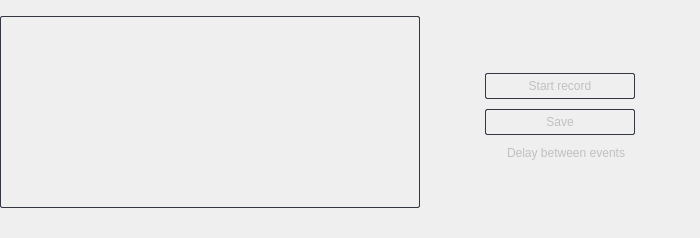
             <widget class="QWidget" name="page_2_3">
              <layout class="QGridLayout" name="gridLayout_22">
               <property name="leftMargin">
                <number>0</number>
               </property>
               <property name="topMargin">
                <number>16</number>
               </property>
               <property name="rightMargin">
                <number>0</number>
               </property>
               <property name="bottomMargin">
                <number>30</number>
               </property>
               <property name="horizontalSpacing">
                <number>0</number>
               </property>
               <property name="verticalSpacing">
                <number>10</number>
               </property>
               <item row="0" column="0" rowspan="5">
                <widget class="QListWidget" name="lstWdgt_mcrs_evnts_lst">
                 <property name="minimumSize">
                  <size>
                   <width>420</width>
                   <height>0</height>
                  </size>
                 </property>
                 <property name="maximumSize">
                  <size>
                   <width>420</width>
                   <height>16777215</height>
                  </size>
                 </property>
                 <property name="font">
                  <font>
                   <family>Tahoma</family>
                   <pointsize>10</pointsize>
                   <stylestrategy>PreferAntialias</stylestrategy>
                   <kerning>true</kerning>
                  </font>
                 </property>
                 <property name="focusPolicy">
                  <enum>Qt::NoFocus</enum>
                 </property>
                 <property name="styleSheet">
                  <string notr="true">QListWidget {
	background-color: transparent;
	color: silver;
	padding: 5px 5px 5px 5px;
	border-color: #333742;
	border-style: solid;
	border-width: 1px;
	border-radius: 2px;
}
QListView::item {
	height: 26px;
}
QListView::item:hover {
	background-color: #50308cc6;
	color: silver;
}
QListView::item:selected {
	background-color: #50308cc6;
	color: silver;
}
QScrollBar:vertical {
	border: 0px;
	background-color: transparent;
	width: 10px;
	padding: 0 0 0 5px;
}
QScrollBar::handle:vertical {
	background-color: #2c3038;
	min-height: 26px;
}
QScrollBar::add-line:vertical, QScrollBar::sub-line:vertical {
	border: 0px;
	background-color: transparent;
	height: 0px;
}
QScrollBar::add-page:vertical, QScrollBar::sub-page:vertical {
	background-color: transparent;
 }</string>
                 </property>
                 <property name="frameShape">
                  <enum>QFrame::NoFrame</enum>
                 </property>
                 <property name="frameShadow">
                  <enum>QFrame::Plain</enum>
                 </property>
                 <property name="lineWidth">
                  <number>0</number>
                 </property>
                 <property name="verticalScrollBarPolicy">
                  <enum>Qt::ScrollBarAsNeeded</enum>
                 </property>
                 <property name="horizontalScrollBarPolicy">
                  <enum>Qt::ScrollBarAlwaysOff</enum>
                 </property>
                 <property name="editTriggers">
                  <set>QAbstractItemView::NoEditTriggers</set>
                 </property>
                 <property name="selectionMode">
                  <enum>QAbstractItemView::SingleSelection</enum>
                 </property>
                 <property name="selectionBehavior">
                  <enum>QAbstractItemView::SelectRows</enum>
                 </property>
                 <property name="verticalScrollMode">
                  <enum>QAbstractItemView::ScrollPerPixel</enum>
                 </property>
                </widget>
               </item>
               <item row="0" column="2">
                <spacer name="verticalSpacer_21">
                 <property name="orientation">
                  <enum>Qt::Vertical</enum>
                 </property>
                 <property name="sizeHint" stdset="0">
                  <size>
                   <width>20</width>
                   <height>0</height>
                  </size>
                 </property>
                </spacer>
               </item>
               <item row="3" column="2">
                <widget class="QRadioButton" name="rdBttn_dly_btwn_evnts">
                 <property name="minimumSize">
                  <size>
                   <width>150</width>
                   <height>0</height>
                  </size>
                 </property>
                 <property name="maximumSize">
                  <size>
                   <width>150</width>
                   <height>16777215</height>
                  </size>
                 </property>
                 <property name="focusPolicy">
                  <enum>Qt::NoFocus</enum>
                 </property>
                 <property name="styleSheet">
                  <string notr="true">QRadioButton {
	color: silver;
}

QRadioButton:disabled {
	color: #454950;
}

QRadioButton::indicator {
	height: 16px;
	width: 16px;
	border: 0px;
 }

QRadioButton::indicator::unchecked {
	background-image: url(:/images/icons/buttons/icon_option_unchecked.png);
}

QRadioButton::indicator::checked {
	background-image: url(:/images/icons/buttons/icon_option_checked.png);
}

QRadioButton:focus {
   outline: none;
}</string>
                 </property>
                 <property name="text">
                  <string>Delay between events</string>
                 </property>
                </widget>
               </item>
               <item row="4" column="2">
                <spacer name="verticalSpacer_20">
                 <property name="orientation">
                  <enum>Qt::Vertical</enum>
                 </property>
                 <property name="sizeHint" stdset="0">
                  <size>
                   <width>20</width>
                   <height>0</height>
                  </size>
                 </property>
                </spacer>
               </item>
               <item row="0" column="3" rowspan="5">
                <spacer name="horizontalSpacer_24">
                 <property name="orientation">
                  <enum>Qt::Horizontal</enum>
                 </property>
                 <property name="sizeType">
                  <enum>QSizePolicy::Expanding</enum>
                 </property>
                 <property name="sizeHint" stdset="0">
                  <size>
                   <width>65</width>
                   <height>20</height>
                  </size>
                 </property>
                </spacer>
               </item>
               <item row="0" column="1" rowspan="5">
                <spacer name="horizontalSpacer_23">
                 <property name="orientation">
                  <enum>Qt::Horizontal</enum>
                 </property>
                 <property name="sizeType">
                  <enum>QSizePolicy::Expanding</enum>
                 </property>
                 <property name="sizeHint" stdset="0">
                  <size>
                   <width>65</width>
                   <height>20</height>
                  </size>
                 </property>
                </spacer>
               </item>
               <item row="1" column="2">
                <widget class="QPushButton" name="pshBttn_strt_stp_rcrd_mcrs">
                 <property name="minimumSize">
                  <size>
                   <width>150</width>
                   <height>0</height>
                  </size>
                 </property>
                 <property name="maximumSize">
                  <size>
                   <width>150</width>
                   <height>16777215</height>
                  </size>
                 </property>
                 <property name="focusPolicy">
                  <enum>Qt::NoFocus</enum>
                 </property>
                 <property name="styleSheet">
                  <string notr="true">QPushButton {
	background-color: transparent;
	color: silver;
	padding: 5px 5px;
	border-color: #333742;
	border-style: solid;
	border-width: 1px;
	border-radius: 2px;
}
QPushButton:checked {
	background-color: #00E39B;
	color: white;
	border-color: #00E39B;
}
QPushButton:pressed {
	background-color: #00E39B;
	color: white;
	border-color: #00E39B;
}
QPushButton:disabled {
	color: #454950;
	border-color: #2b3139;
}
QPushButton:hover {
	border-color: #494d55;
}
QPushButton:checked:hover {
	background-color: #00E39B;
	color: white;
	border-color: #00E39B;
}
QPushButton:pressed:hover {
	background-color: #00E39B;
	color: white;
	border-color: #00E39B;
}

QPushButton:focus {
   outline: none;
}</string>
                 </property>
                 <property name="text">
                  <string>Start record</string>
                 </property>
                 <property name="checkable">
                  <bool>true</bool>
                 </property>
                </widget>
               </item>
               <item row="2" column="2">
                <widget class="QPushButton" name="pshBttn_save_mcrs">
                 <property name="minimumSize">
                  <size>
                   <width>150</width>
                   <height>0</height>
                  </size>
                 </property>
                 <property name="maximumSize">
                  <size>
                   <width>150</width>
                   <height>16777215</height>
                  </size>
                 </property>
                 <property name="focusPolicy">
                  <enum>Qt::NoFocus</enum>
                 </property>
                 <property name="styleSheet">
                  <string notr="true">QPushButton {
	background-color: transparent;
	color: silver;
	padding: 5px 5px;
	border-color: #333742;
	border-style: solid;
	border-width: 1px;
	border-radius: 2px;
}
QPushButton:checked {
	background-color: #00E39B;
	color: white;
	border-color: #00E39B;
}
QPushButton:pressed {
	background-color: #00E39B;
	color: white;
	border-color: #00E39B;
}
QPushButton:disabled {
	color: #454950;
	border-color: #2b3139;
}
QPushButton:hover {
	border-color: #494d55;
}
QPushButton:checked:hover {
	background-color: #00E39B;
	color: white;
	border-color: #00E39B;
}
QPushButton:pressed:hover {
	background-color: #00E39B;
	color: white;
	border-color: #00E39B;
}

QPushButton:focus {
   outline: none;
}</string>
                 </property>
                 <property name="text">
                  <string>Save</string>
                 </property>
                </widget>
               </item>
              </layout>
             </widget>
